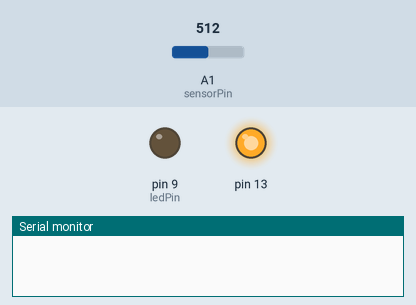
Bench run of a sketch on a simulated Arduino Uno, built with avr-gcc and run on an emulated ATmega328P. Parts: output pins drawn as LEDs (lit = HIGH), the last lines printed to the serial monitor. The test bench sets the inputs (shaded band); at power-on: A1 (sensorPin) = 512.

Above: at 0.1 s.
At 6.2 s:
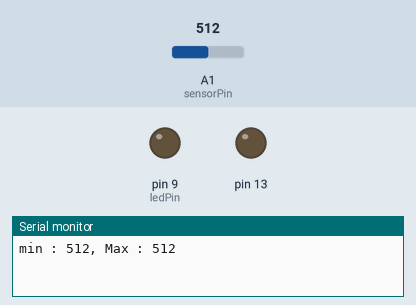
6.3 s: A1 (sensorPin) set to 306
At 7.7 s:
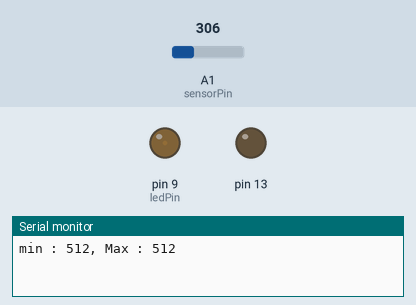
Timing chart, 0 to 9.3 s (numbered marks = the images above; inputs shaded):
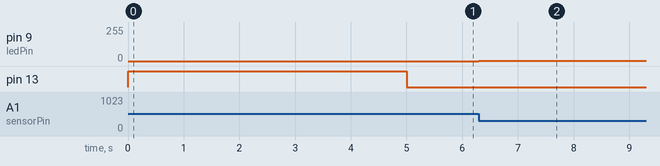

Measured:
- after the input at 6.3 s, pin 9 (ledPin): 0/255 → 1/255 at once

The sketch:

53Calibration.ino
```cpp
const int sensorPin = A1;
const int ledPin = 9;

// variables:
int sensorValue = 0;
int sensorMin = 1023;
int sensorMax = 0;


void setup() {
  Serial.begin(9600);
  pinMode(13, OUTPUT);
  digitalWrite(13, HIGH);

  while (millis() < 5000) {
    sensorValue = analogRead(sensorPin);

    if (sensorValue > sensorMax) {
      sensorMax = sensorValue;
    }

    if (sensorValue < sensorMin) {
      sensorMin = sensorValue;
    }
  }

  Serial.print("min : ");
  Serial.print(sensorMin);
  Serial.print(", Max : ");
  Serial.println(sensorMax);
  digitalWrite(13, LOW);
}

void loop() {
  sensorValue = analogRead(sensorPin);
  sensorValue = map(sensorValue, sensorMin, sensorMax, 0, 255);

  sensorValue = constrain(sensorValue, 0, 255);
  analogWrite(ledPin, sensorValue);
}
```
